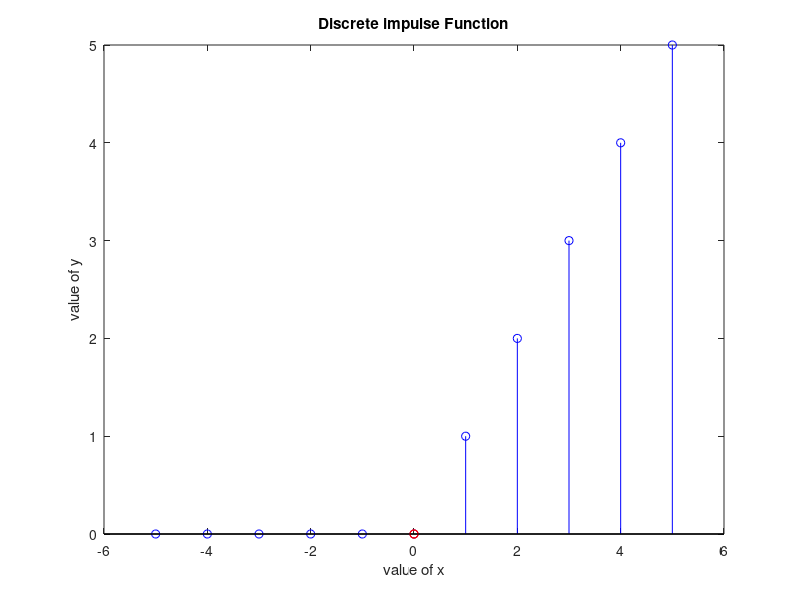

The MATLAB source for this figure:
clc; clear; close all;
%function[x,n]=unit_imp(n0,n1,n2)
n0=0;n1=-5;n2=5;
total_len=abs(n1)+abs(n2)+1;
x=zeros(2,total_len); x(1,:)=n1:n2;
ind=0;
for ii= n1:n2
    ind= ind+1;
    if ii>=n0
        x(2,ind)=ii;
    else
        x(2,ind)=0;
    end
end

figure(1)
stem(x(1,:),x(2,:),'bo');
hold on
stem([0,0],[0,0],'r','LineWidth',1)
title('Discrete impulse Function')
xlabel('value of x')
ylabel('value of y')
